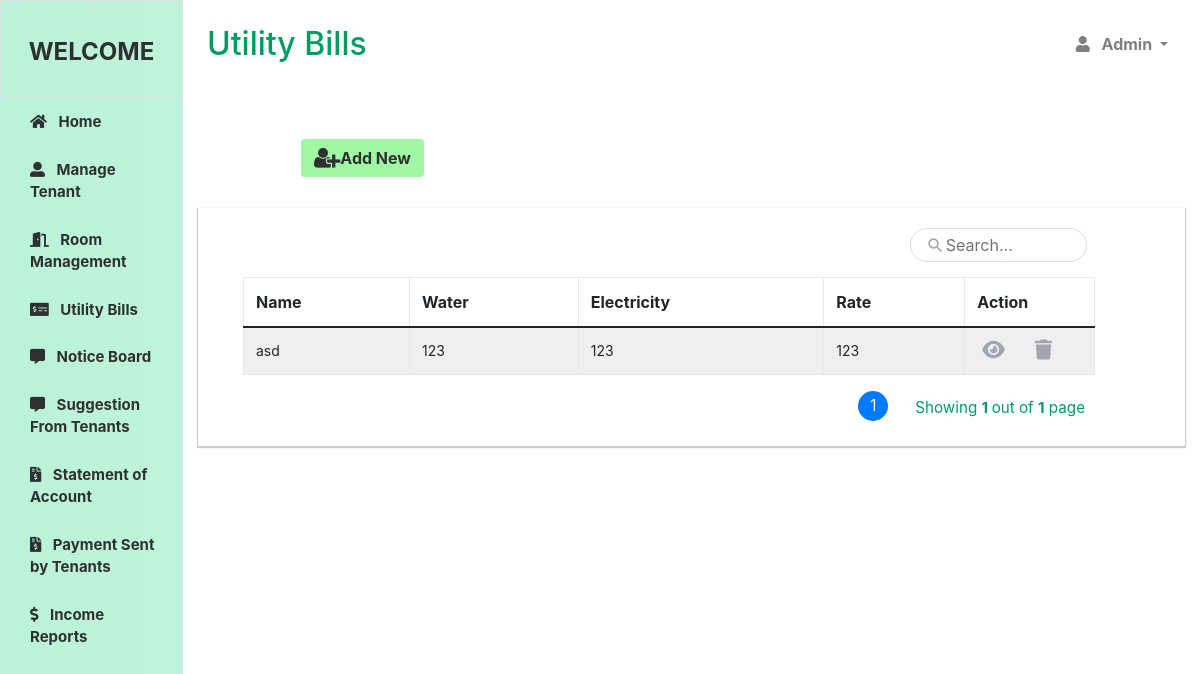
The page /utility.php on the database as committed earlier.
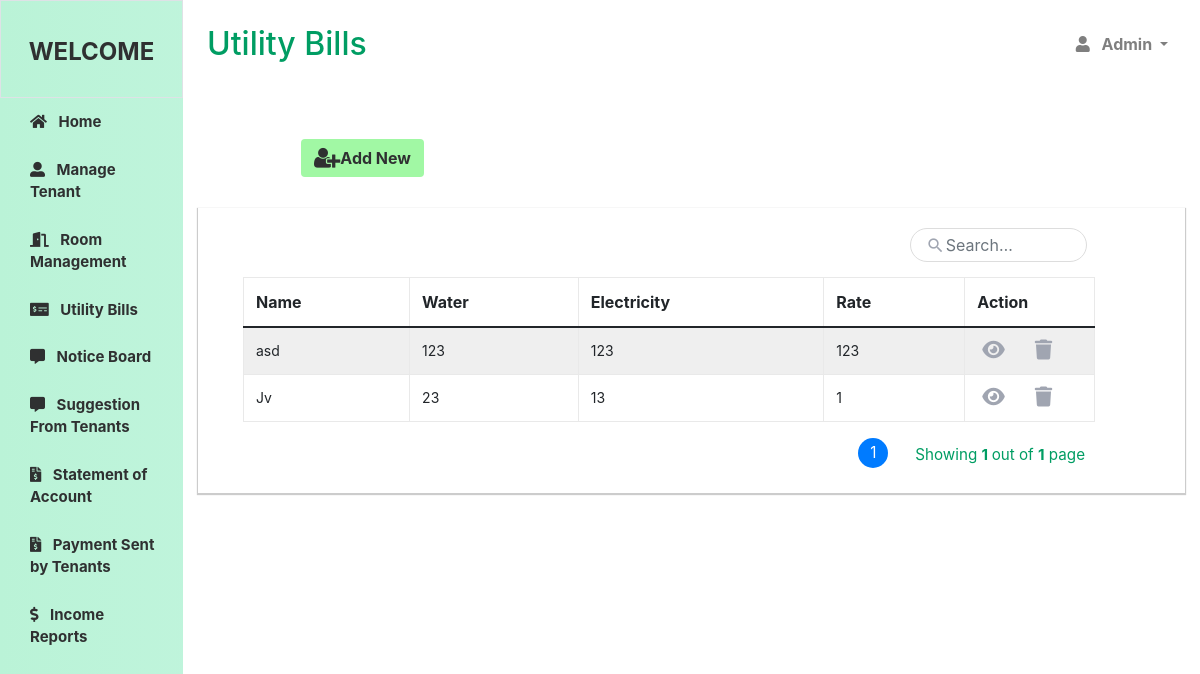
The same page on the database as committed later.
### tables this page shows
CREATE TABLE `utility_bills` (
  `name` varchar(99) NOT NULL,
  `water` double NOT NULL,
  `electricity` double NOT NULL,
  `rate` double NOT NULL
);

### utility.php (the view, shortened to what this page needs)
<!DOCTYPE html>
<html>
    <head>
        <link href="https://cdn.jsdelivr.net/npm/bootstrap@5.0.2/dist/css/bootstrap.min.css" rel="stylesheet"
>
        <link rel="stylesheet" href="https://cdnjs.cloudflare.com/ajax/libs/font-awesome/6.2.1/css/all.min.css"
 />
         <link rel="stylesheet" href="https://use.fontawesome.com/releases/v5.5.0/css/all.css">
<link rel="stylesheet" href="https://stackpath.bootstrapcdn.com/bootstrap/4.5.0/css/bootstrap.min.css">
<link rel="stylesheet" href="https://maxcdn.bootstrapcdn.com/font-awesome/4.7.0/css/font-awesome.min.css">
    </head>
    <body>
    <div class = "d-flex" id = "wrapper">
            <div id = "sidebar-wrapper">
                <div class = "sidebar-heading text-center py-4 primary-text fs-4 fw-bold text-uppercase border = bottom">
                    <i class = "fs-2 m-0"> </i> Welcome
                </div>
                <div class = "list-group">
                    <a href = "adminDashboard.php" class = "list-group-item second-text active">
                        <i class = "fas fa-home-alt me-2"> </i> Home
                    </a>
                    <a href = "tenantProfile.php" class = "list-group-item second-text active">
                        <i class = "fas fa-user-alt me-2"> </i> Manage Tenant
                    </a>
                    <a href = "room.php" class = "list-group-item second-text active">
                        <i class = "fas fa-door-open me-2"> </i> Room Management
                    </a>
                    <a href = "utility.php" class = "list-group-item second-text active">
                        <i class = "fas fa-money-check-dollar me-2"> </i> Utility Bills
                    </a>
                    <a href = "noticeBoard.php" class = "list-group-item second-text active">
                        <i class = "fas fa-commenting me-2"> </i> Notice Board
                    </a>
                    <a href = "sfTenants.php" class = "list-group-item second-text active">
                        <i class = "fas fa-commenting me-2"> </i> Suggestion From Tenants
                    </a>
                    <a href = "invoice.php" class = "list-group-item second-text active">
                        <i class = "fas fa-file-invoice-dollar me-2"> </i> Statement of Account
                    </a>
                    <a href = "paymentSent.php" class = "list-group-item second-text active">
                        <i class = "fas fa-file-invoice-dollar me-2"> </i> Payment Sent by Tenants
                    </a>
                    <a href = "collectibles.php" class = "list-group-item second-text active">
                        <i class = "fas fa-dollar-sign me-2"> </i> Income Reports
                    </a>
                </div>
            </div>
        <div id = "page-content-wrapper">
            <nav class = "navbar navbar-expand-lg navbar-light bg-transparent py-4 px-4">
                <div class = "d-flex align-items-center">
                    <h2 class = "fs-2 m-0"> Utility Bills </h2>
                </div>
                <div class = "navbar-collapse">
                    <ul class = "navbar-nav ms-auto mb-2 mb-lg-0">
                        <li class = "navbar-item-dropdown">
                            <a href = "#" class = "nav-link dropdown-toggle second-text fw-bold" id = "navbarDropdown" role = "button"
                                data-bs-toggle = "dropdown" aria-expanded = "false">
                                <i class = "fas fa-user me-2"></i> Admin
                            </a>
                        </li>
                    </ul>
                </div>
            </nav>
            <div class="margin">
            <a href="#" class = "btn btn-add mb-5" onclick = "openAdd()">
                    <i class="fa fa-user-plus"style="font-size:23px;float:left" ></i> Add New
                </a>
            </div>
    <div class="container-xl">
        <div class="table-wrapper">
            <div class="table-title">
                <div class="row">
                    <div class="col-sm-4">
                        <div class="search-box">
                            <i class="material-icons">&#xE8B6;</i>
                            <input type="text" class="form-control" placeholder="Search&hellip;">
                        </div>
                    </div>
                 </div>
            <table class="table table-striped table-hover table-bordered">
                <thead>
                   <tr>
                    <th scope="col"> Name </th>
                    <th scope="col"> Water </th>
                    <th scope="col"> Electricity </th>
                    <th scope="col"> Rate </th>
                    <th scope="col"> Action </th>
                   </tr>
                </thead>
                <tbody>
                    <?php
                    include "dbconn.php";
                    if(isset($_GET['page']) && $_GET['page'] !== "") {
                        $page = $_GET['page'];
                    } else {
                        $page = 1;
                    }
                    $limit = 7;
                    $offset = ($page - 1) * $limit;
                    $sql = "SELECT * FROM utility_bills LIMIT $offset, $limit";
                    $result = mysqli_query($conn, $sql);
                    while ($row = mysqli_fetch_assoc($result)) {
                        ?>
                        <tr class="data-row">
                        <td> <?php echo $row['name'] ?> </td>
                        <td> <?php echo $row['water'] ?> </td>
                        <td> <?php echo $row['electricity'] ?> </td>
                        <td> <?php echo $row['rate'] ?> </td>
                        <td>
                        <a href = "#" class = "action-icon link-dark">
                            <i class = "fa-solid fa-eye fs-5 me-3"> </i>
                            </a>
                            <a hre  f = "" class = "action-icon link-dark" >
                            <i class = "fa-solid fa-trash fs-5"></i>
                            </a>
                            </td>
                    </tr>
                        <?php
                    }
                    ?>
                </tbody>
            </table>
            <div class="clearfix">
                <ul class="pagination">
                    <?php
                    $query =  "SELECT COUNT(*) FROM utility_bills";
                    $result_count = mysqli_query($conn, $query);
                    $records = mysqli_fetch_row($result_count);
                    $total_records = $records[0];
                    $total_pages = ceil($total_records / $limit);
                    $link = "";
                    ?>
                    <?php
                         for ($counter = 1; $counter <= $total_pages; $counter++){
                            if ($counter == $page) {
                                $link .= "<li class = 'page-item active'>
                                <a class = 'page-link' href= 'tenantProfile?page="
                                .$counter."'>".$counter." </a></li>";
                            } else {
                                $link .= "<li class = 'page-item'>
                                <a class = 'page-link' href='tenantProfile.php?page=".$counter."'> ".$counter." </a> </li>";
                            }
                        };
                        echo $link;
                    ?>
                    <div class="hint-text">Showing <b> <?= $page; ?> </b> out of <b> <?= $total_pages; ?></b> page</div>
                </ul>
            </div>
        </div>
    </div>
</div>
                </div>
            </div>
    </body>
</html>

Rows that differ between the two databases and show on the page:
added utility_bills: name "Jv", water "23", electricity "13", rate "1"
